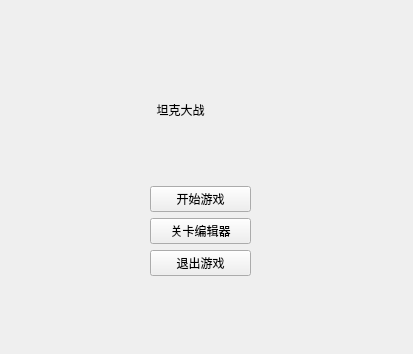
<?xml version="1.0" encoding="UTF-8"?>
<ui version="4.0">
 <class>MainPage</class>
 <widget class="QWidget" name="MainPage">
  <property name="geometry">
   <rect>
    <x>0</x>
    <y>0</y>
    <width>413</width>
    <height>354</height>
   </rect>
  </property>
  <property name="windowTitle">
   <string>Form</string>
  </property>
  <widget class="QWidget" name="layoutWidget">
   <property name="geometry">
    <rect>
     <x>150</x>
     <y>40</y>
     <width>101</width>
     <height>236</height>
    </rect>
   </property>
   <layout class="QVBoxLayout" name="verticalLayout">
    <item>
     <widget class="QLabel" name="label">
      <property name="minimumSize">
       <size>
        <width>0</width>
        <height>129</height>
       </size>
      </property>
      <property name="text">
       <string>  坦克大战</string>
      </property>
     </widget>
    </item>
    <item>
     <widget class="QPushButton" name="Start">
      <property name="text">
       <string>开始游戏</string>
      </property>
     </widget>
    </item>
    <item>
     <widget class="QPushButton" name="goto_mapmaker">
      <property name="text">
       <string>关卡编辑器</string>
      </property>
     </widget>
    </item>
    <item>
     <widget class="QPushButton" name="Exit">
      <property name="text">
       <string>退出游戏</string>
      </property>
     </widget>
    </item>
   </layout>
  </widget>
 </widget>
 <resources/>
 <connections/>
</ui>
